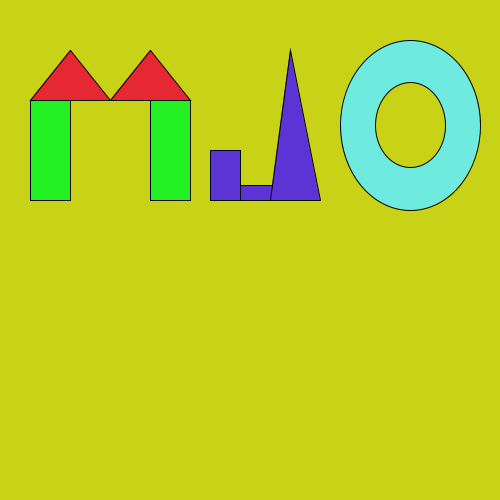
Frame 1 (no input)
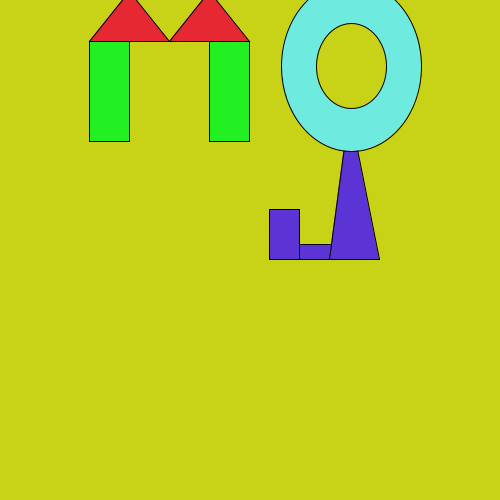
Frame 60 (the mouse pressed at the canvas centre just before this capture)
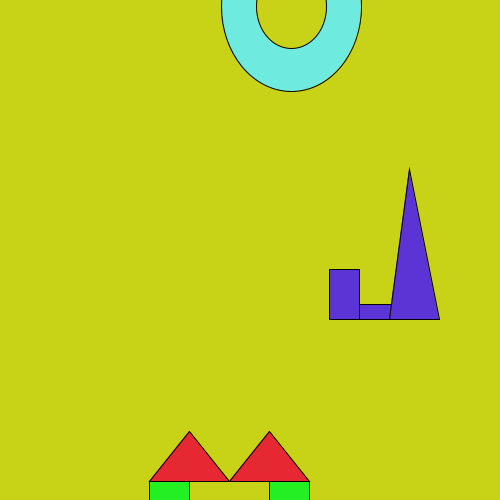
Frame 120 (the mouse held since frame 60 and released just before this capture)

The Processing sketch that drew these frames (run headless with seeded random() and noise(); from frame 60 on, the mouse is pressed at the canvas centre):

// Processing sketch: processing_103491
// ── processing_103491.pde

// copyright Mark Obeldobel July 2013

float mx, my, jx, jy, ox, oy, djy, djx;
void setup( )
{
size(500, 500);
background (200, 210, 23);
jx = 210;
jy = 200;
mx = 30;
my = 100;
ox = 410;
oy = 125;
djx = 1;
djy = 1;
}
void draw( )
{
background (200, 210, 23);
fill(230, 40, 50);
triangle(mx, my, mx + 40, my - 50, mx + 80, my);
triangle(mx + 80, my, mx + 120, my - 50, mx + 160, my);
fill(35, 240, 35);
rect(mx, my, 40, 100);
rect(mx + 160, my, -40, 100);
//J
fill(92, 52, 214);
rect(jx, jy, 30, -50);
rect(jx + 30, jy, 40, -15);
triangle(jx + 60, jy, jx + 110, jy, jx + 80, jy - 150);
//O
fill(111, 234, 223);
ellipse(ox, oy, 140, 170);
fill(200, 210, 23);
ellipse(ox, oy, 70, 85);
fill(200, 210, 23);
//moving
mx ++;
my --;
jx = jx +djx;
jy = jy + djy;
ox --;
oy --;
//Jmoving
  if( jx >= width || jx <= 0) djx = -djx;
  if( jy >= height || jy <= 0) djy = -djy;
//Mmoving 
  if( mx <= 0) mx += width;
  if( my <= 0) my += height;
  if( mx >= width) mx -= width;
  if( my >= height) my -= height;
//Omoving
  if( ox <= 0) ox += width;
  if( oy <= 0) oy += height;
  if( ox >= width) ox -= width;
  if( oy >= height) oy -= height;
}
